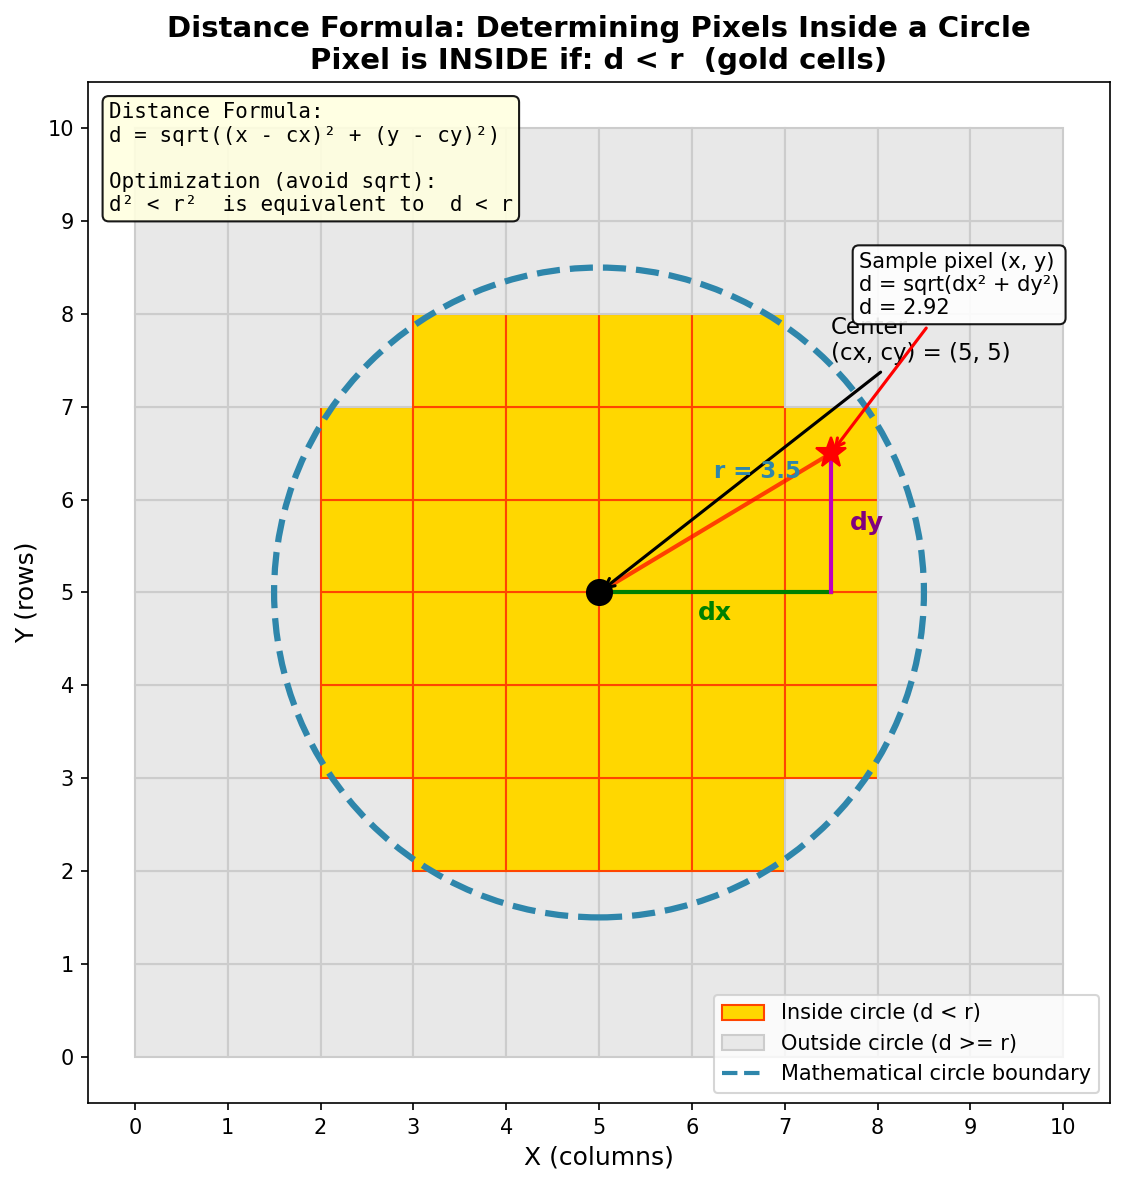

This chart was generated by the following Python code:
"""
Distance Formula Diagram Generator

Creates an educational diagram illustrating how the Euclidean distance
formula determines which pixels fall inside a circle. This visualization
helps learners understand the mathematical foundation of circle rendering.

Author: Claude (NumPy-to-GenAI Project)
Date: 2025-01-30
"""

import numpy as np
import matplotlib.pyplot as plt
import matplotlib.patches as mpatches
from matplotlib.patches import FancyArrowPatch

# =============================================================================
# Configuration
# =============================================================================
GRID_SIZE = 10          # Number of cells in each direction
CENTER = (5, 5)         # Center of the circle in grid coordinates
RADIUS = 3.5            # Circle radius in grid units
FIG_SIZE = (10, 8)      # Figure size in inches
DPI = 150               # Output resolution

# =============================================================================
# Create figure and axis
# =============================================================================
fig, ax = plt.subplots(figsize=FIG_SIZE, dpi=DPI)

# =============================================================================
# Draw the grid and classify pixels as inside/outside circle
# =============================================================================
for row in range(GRID_SIZE):
    for col in range(GRID_SIZE):
        # Calculate distance from this cell's center to the circle center
        cell_center_x = col + 0.5
        cell_center_y = row + 0.5
        distance = np.sqrt((cell_center_x - CENTER[0]) ** 2 +
                          (cell_center_y - CENTER[1]) ** 2)

        # Determine color based on whether pixel is inside circle
        if distance < RADIUS:
            color = '#FFD700'       # Gold for inside
            edge_color = '#FF4500'  # Orange-red border
        else:
            color = '#E8E8E8'       # Light gray for outside
            edge_color = '#CCCCCC'  # Gray border

        # Draw the cell
        rect = mpatches.Rectangle(
            (col, row), 1, 1,
            linewidth=1,
            edgecolor=edge_color,
            facecolor=color
        )
        ax.add_patch(rect)

# =============================================================================
# Draw the mathematical circle (perfect, not pixelated)
# =============================================================================
circle = plt.Circle(
    CENTER, RADIUS,
    fill=False,
    color='#2E86AB',
    linewidth=3,
    linestyle='--',
    label='Mathematical circle'
)
ax.add_patch(circle)

# =============================================================================
# Mark the center point
# =============================================================================
ax.plot(CENTER[0], CENTER[1], 'ko', markersize=12, zorder=5)
ax.annotate(
    f'Center\n(cx, cy) = {CENTER}',
    xy=CENTER,
    xytext=(CENTER[0] + 2.5, CENTER[1] + 2.5),
    fontsize=11,
    ha='left',
    arrowprops=dict(arrowstyle='->', color='black', lw=1.5)
)

# =============================================================================
# Illustrate distance calculation for a sample point
# =============================================================================
sample_point = (7.5, 6.5)  # A point near the circle edge

# Draw the sample point
ax.plot(sample_point[0], sample_point[1], 'r*', markersize=15, zorder=5)

# Draw distance components (dx, dy, d)
# Horizontal line (dx)
ax.plot([CENTER[0], sample_point[0]], [CENTER[1], CENTER[1]],
        'g-', linewidth=2, label='dx = x - cx')
# Vertical line (dy)
ax.plot([sample_point[0], sample_point[0]], [CENTER[1], sample_point[1]],
        'm-', linewidth=2, label='dy = y - cy')
# Direct distance (d)
ax.plot([CENTER[0], sample_point[0]], [CENTER[1], sample_point[1]],
        'r-', linewidth=2, alpha=0.7, label='d = distance')

# Add distance formula annotation
distance_to_sample = np.sqrt((sample_point[0] - CENTER[0]) ** 2 +
                             (sample_point[1] - CENTER[1]) ** 2)
ax.annotate(
    f'Sample pixel (x, y)\n'
    f'd = sqrt(dx² + dy²)\n'
    f'd = {distance_to_sample:.2f}',
    xy=sample_point,
    xytext=(sample_point[0] + 0.3, sample_point[1] + 1.5),
    fontsize=10,
    ha='left',
    bbox=dict(boxstyle='round', facecolor='white', alpha=0.9),
    arrowprops=dict(arrowstyle='->', color='red', lw=1.5)
)

# =============================================================================
# Add labels for dx and dy
# =============================================================================
mid_x = (CENTER[0] + sample_point[0]) / 2
ax.text(mid_x, CENTER[1] - 0.3, 'dx', fontsize=12, color='green',
        fontweight='bold', ha='center')

mid_y = (CENTER[1] + sample_point[1]) / 2
ax.text(sample_point[0] + 0.2, mid_y, 'dy', fontsize=12, color='purple',
        fontweight='bold', va='center')

# =============================================================================
# Draw the radius annotation
# =============================================================================
radius_end = (CENTER[0] + RADIUS * np.cos(np.pi/4),
              CENTER[1] + RADIUS * np.sin(np.pi/4))
ax.annotate(
    f'r = {RADIUS}',
    xy=((CENTER[0] + radius_end[0])/2, (CENTER[1] + radius_end[1])/2),
    fontsize=11,
    color='#2E86AB',
    fontweight='bold'
)

# =============================================================================
# Configure axes and labels
# =============================================================================
ax.set_xlim(-0.5, GRID_SIZE + 0.5)
ax.set_ylim(-0.5, GRID_SIZE + 0.5)
ax.set_aspect('equal')

# Add axis labels with tick marks
ax.set_xticks(range(GRID_SIZE + 1))
ax.set_yticks(range(GRID_SIZE + 1))
ax.set_xlabel('X (columns)', fontsize=12)
ax.set_ylabel('Y (rows)', fontsize=12)

# Add title
ax.set_title(
    'Distance Formula: Determining Pixels Inside a Circle\n'
    'Pixel is INSIDE if: d < r  (gold cells)',
    fontsize=14,
    fontweight='bold'
)

# Add legend
legend_elements = [
    mpatches.Patch(facecolor='#FFD700', edgecolor='#FF4500',
                   label='Inside circle (d < r)'),
    mpatches.Patch(facecolor='#E8E8E8', edgecolor='#CCCCCC',
                   label='Outside circle (d >= r)'),
    plt.Line2D([0], [0], color='#2E86AB', linewidth=2, linestyle='--',
               label='Mathematical circle boundary')
]
ax.legend(handles=legend_elements, loc='lower right', fontsize=10)

# Add formula box
formula_text = (
    "Distance Formula:\n"
    "d = sqrt((x - cx)² + (y - cy)²)\n\n"
    "Optimization (avoid sqrt):\n"
    "d² < r²  is equivalent to  d < r"
)
ax.text(
    0.02, 0.98, formula_text,
    transform=ax.transAxes,
    fontsize=10,
    verticalalignment='top',
    bbox=dict(boxstyle='round', facecolor='lightyellow', alpha=0.9),
    family='monospace'
)

# =============================================================================
# Save the diagram
# =============================================================================
plt.tight_layout()
plt.savefig('distance_formula_diagram.png', dpi=DPI, bbox_inches='tight',
            facecolor='white', edgecolor='none')
plt.close()

print("Distance formula diagram created successfully!")
print("Output saved as: distance_formula_diagram.png")
